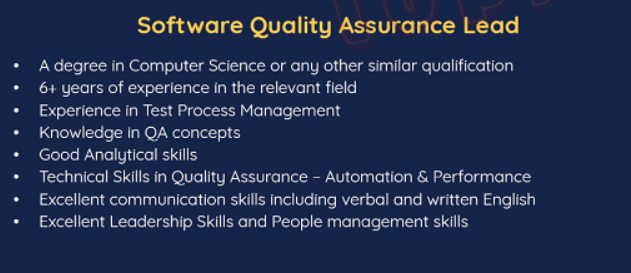
#> input picture data/experiments/723029.png, 631 x 273 px, found by its file name
$ jupyter execute --allow-errors preprocess_images.ipynb
#> lines starting #> are read from the running program, lines starting #| are printed output that depends on the picture; after the words box and inside, x2 and y2 are one past the last pixel; in counts of white or black regions, pixels touching at a corner belong together
[cell 1]
from PIL import Image, ImageEnhance
import math

[cell 2]
import cv2
from matplotlib import pyplot as plt
image_file = r"E:\ADB_Project\_dump_PREVIOUS\code\eda\723029.png"
#img = cv2.imread(image_file)

[cell 3]
import pytesseract

# loading pytesseract
pytesseract.pytesseract.tesseract_cmd = r'C:\Program Files\Tesseract-OCR\tesseract'

[cell 4]
def load_images(image_path):
    """loads the relevant images with defects"""
    img = Image.open(image_path)
    #img_rgb = img.convert("RGB")
    img_data = img.getdata()

    return img_data

[cell 5]
def enhance_contrast(img, factors):
    """enhances contrast"""
    enhancer = ImageEnhance.Contrast(img)

    for f in factors:
        img_output = enhancer.enhance(f)

    return something

[cell 6]
def isLightOrDark(rgbColor=[0,128,255]):
    """checks whether the image is light or dark"""
    [r,g,b] = rgbColor
    hsp = math.sqrt(0.299 * (r * r) + 0.587 * (g * g) + 0.114 * (b * b))
    if (hsp>127.5):
        return True
    else:
        return False

[cell 7]
def binarization(image_path):
    """converts a color image to black and white"""
    image = Image.open(image_path)
#> image is the input picture: PIL image 631x273 RGBA; mean R, G, B, A 35.2, 49.2, 81.1, 255
    im = image.convert("RGB")
    pixelMap = im.load()

    img = Image.new(im.mode, im.size)
#> img: PIL image 631x273 RGB; every value is 0
    pixelsNew = img.load()

    for i in range(img.size[0]):
        for j in range(img.size[1]):
            #if light
            if isLightOrDark(list(pixelMap[i,j])): #function which checks light or dark
                pixelMap[i,j] = (0,0,0)
            #if dark
            else:
                pixelsNew[i,j] = (254,254,254)
    return img

[cell 8]
binary_output = binarization(r"E:\ADB_Project\_dump_PREVIOUS\code\eda\723029.png")
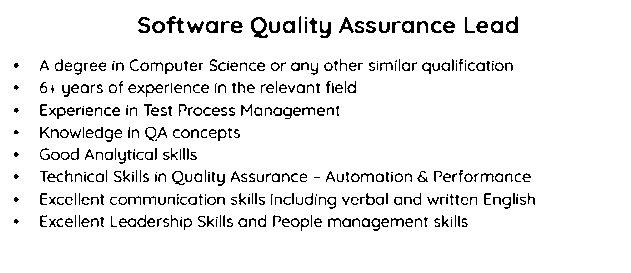
#> binary_output: PIL image 631x273 RGB; values 0 (black) and 254 (white), 93.2% white; black in thin lines or dots, all inside (x1, y1, x2, y2) = (14, 16, 535, 231)


$ run again, with data/experiments/722917.png copied over data/experiments/723029.png
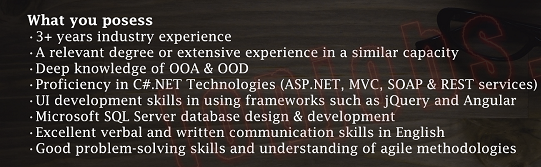
#> input picture data/experiments/722917.png, 541 x 167 px, found by its file name
#> in binarization, image is the input picture: PIL image 541x167 RGBA; mean R, G, B, A 60.3, 54.2, 50.7, 255
#> img: PIL image 541x167 RGB; every value is 0
#> `binary_output = binarization(r"E:\ADB_Project\_dump_PREVIOUS\code\eda\..`:
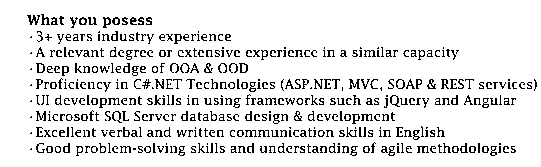
#> binary_output: PIL image 541x167 RGB; values 0 (black) and 254 (white), 89.3% white; black in thin lines or dots, all inside (x1, y1, x2, y2) = (27, 14, 537, 156)
